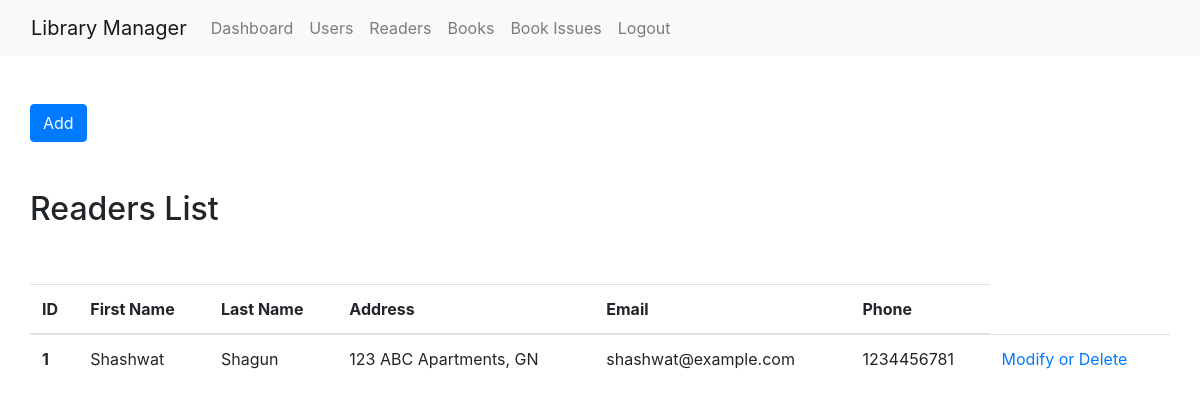
Screenshot of /readers/ (signed in) with the database file from the repository.
### app.py (models this page shows)
class Reader(db.Model):
    __tablename__ = 'readers'
    id = db.Column(db.Integer, primary_key=True)
    fname = db.Column(db.String(100), unique=False, nullable=False)
    lname = db.Column(db.String(100), unique=False, nullable=True)
    address = db.Column(db.String(100), unique=False, nullable=True)
    email = db.Column(db.String(100), unique=True, nullable=False)
    phone = db.Column(db.Integer, nullable=True, unique=True)
    issues = db.relationship('BookIssue', back_populates='reader', cascade='all, delete-orphan')

### app.py (the view)
class ReadersListView(MethodView):
    decorators = [login_required]
    def get(self):
        readers = Reader.query.all()
        return render_template('Readers.html', readers=readers)

### app.py (called while the page is built)
@login_manager.user_loader
def load_user(user_id):
    return User.query.get(int(user_id))

### templates/Readers.html (shortened to what this page needs)
{% extends 'master.html' %}
{% block content %}
<div class="row mt-5">
  <div class="float-left">
      <a href="/readers/create" class="btn btn-primary">Add</a>
  </div>
</div>
<div class="row mt-5">
    <div class="float-left">
        <h2>Readers List</h2>
    </div>
</div>
<div class="row mt-5">
    <table class="table">
        <thead>
          <tr>
            <th scope="col">ID</th>
            <th>First Name</th>
            <th>Last Name</th>
            <th>Address</th>
            <th>Email</th>
            <th>Phone</th>
          </tr>
        </thead>
        <tbody>
          {% for reader in readers %}
            <tr>
                <th scope="row">{{ reader.id }}</th>
                <td>{{ reader.fname }}</td>
                <td>{{ reader.lname }}</td>
                <td>{{ reader.address }}</td>
                <td>{{ reader.email }}</td>
                <td>{{ reader.phone }}</td>
                <td><a href="/readers/detail/{{ reader.id }}/">Modify or Delete</a></td>
            </tr>
          {% endfor %}
        </tbody>
      </table>
</div>
{% endblock %}

### rows the page displays
Reader: id "1", fname "Shashwat", lname "Shagun", address "123 ABC Apartments, GN", email "shashwat@example.com", phone "1234456781"
